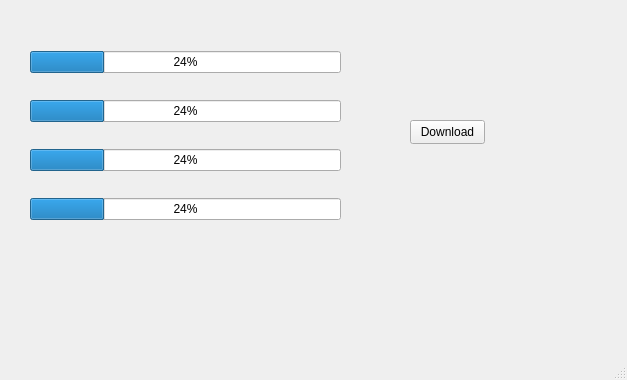
<?xml version="1.0" encoding="UTF-8"?>
<ui version="4.0">
 <class>MainWindow</class>
 <widget class="QMainWindow" name="MainWindow">
  <property name="geometry">
   <rect>
    <x>0</x>
    <y>0</y>
    <width>627</width>
    <height>380</height>
   </rect>
  </property>
  <property name="windowTitle">
   <string>MainWindow</string>
  </property>
  <widget class="QWidget" name="centralwidget">
   <widget class="QPushButton" name="btn">
    <property name="geometry">
     <rect>
      <x>410</x>
      <y>120</y>
      <width>75</width>
      <height>24</height>
     </rect>
    </property>
    <property name="text">
     <string>Download</string>
    </property>
   </widget>
   <widget class="QWidget" name="verticalLayoutWidget">
    <property name="geometry">
     <rect>
      <x>30</x>
      <y>30</y>
      <width>311</width>
      <height>211</height>
     </rect>
    </property>
    <layout class="QVBoxLayout" name="verticalLayout">
     <item>
      <widget class="QProgressBar" name="pb1">
       <property name="value">
        <number>24</number>
       </property>
      </widget>
     </item>
     <item>
      <widget class="QProgressBar" name="pb2">
       <property name="value">
        <number>24</number>
       </property>
      </widget>
     </item>
     <item>
      <widget class="QProgressBar" name="pb4">
       <property name="value">
        <number>24</number>
       </property>
      </widget>
     </item>
     <item>
      <widget class="QProgressBar" name="pb3">
       <property name="value">
        <number>24</number>
       </property>
      </widget>
     </item>
    </layout>
   </widget>
  </widget>
  <widget class="QMenuBar" name="menubar">
   <property name="geometry">
    <rect>
     <x>0</x>
     <y>0</y>
     <width>627</width>
     <height>22</height>
    </rect>
   </property>
  </widget>
  <widget class="QStatusBar" name="statusbar"/>
 </widget>
 <resources/>
 <connections>
  <connection>
   <sender>btn</sender>
   <signal>clicked()</signal>
   <receiver>MainWindow</receiver>
   <slot>go()</slot>
   <hints>
    <hint type="sourcelabel">
     <x>422</x>
     <y>156</y>
    </hint>
    <hint type="destinationlabel">
     <x>354</x>
     <y>410</y>
    </hint>
   </hints>
  </connection>
 </connections>
 <slots>
  <slot>go()</slot>
 </slots>
</ui>
